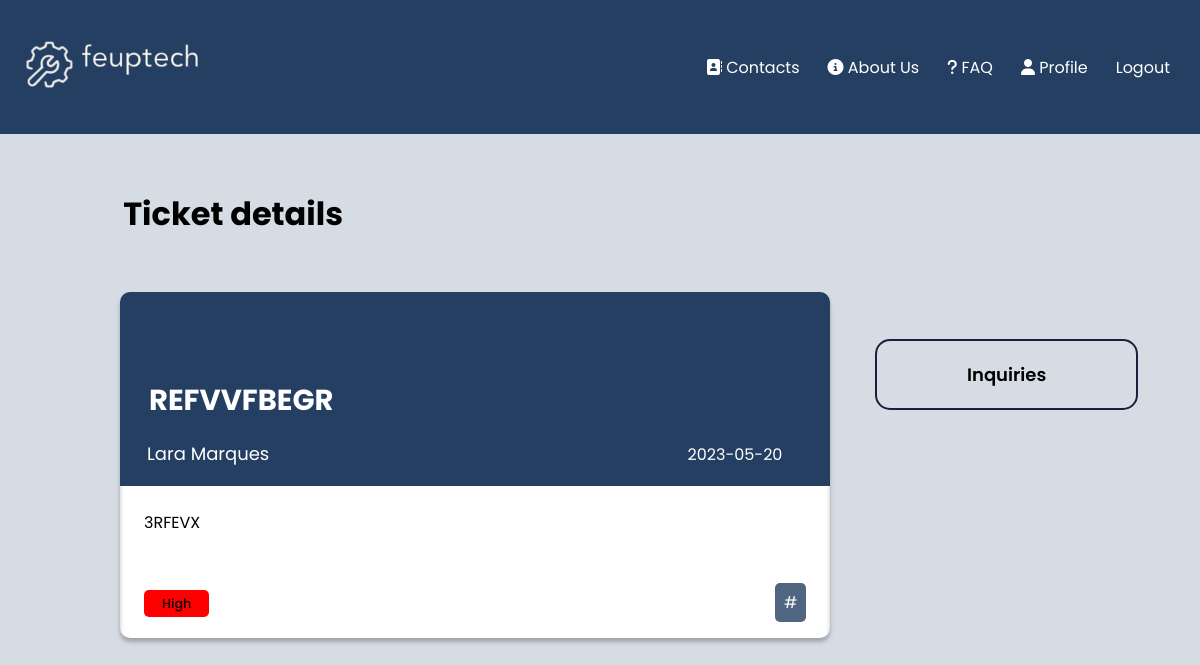
/pages/ticket_detail.php?ticket=1 (signed in), run on the app's committed database.
### tables this page shows
CREATE TABLE tickets(

    idTicket integer primary key AUTOINCREMENT,
    title text NOT NULL,
    description text,
    status text references Status(title),
    idAgent text references Agents(idAgent),
    idClient text references Clients(idClient),
    department text references department(title),
    priority text,
    hashtag text,
    date datetime
);

CREATE TABLE users(
    idUser integer primary key AUTOINCREMENT,
    email text UNIQUE,
    name text NOT NULL,
    username text UNIQUE NOT NULL,
    password text NOT NULL
);

### pages/ticket_detail.php (called while the page is built, shortened)
<?php
    require_once(__DIR__ . '/../database/connection.db.php');
    include '../database/ticket.class.php';
    include '../database/user.class.php';
    include '../utils/session.php';
    include '../templates/tickets.tpl.php';
    include '../templates/ticket_detail.tpl.php';
    $session = new Session();
    $db = getDatabaseConnection();
    $user = User::getUserWithId($db, $session->getID());
    $ticket = $user->getTicketWithID($db, $_GET['ticket']);
    drawTicketDetail($db, $ticket, $user);
?>

### database/ticket.class.php (called while the page is built, shortened)
<?php
     class Ticket{
        public string $priority;
        public function __construct(int $idTicket, string $title, string $status,
          string $description, string $department, string $priority, string $hashtag, string $date, string $idClient, int $idAgent){
            $this->idTicket = $idTicket;
            $this->title = $title;
            $this->description = $description;
            $this->priority = $priority;
            $this->date = $date;
            $this->idClient = $idClient;
        }
        public function getPriority(){
            return $this->priority;
        }
    }
?>

### database/user.class.php (called while the page is built, shortened)
<?php
     class User{
        public string $name;
        public function __construct(int $id, string $email, string $name, string $username){
            $this->name = $name;
        }
        public function getName(){
            return $this->name;
        }
        public function getTicketWithID($db, $id){
            $stmt = $db->prepare('SELECT idTicket, date, title, status, description, department, priority, idClient, idAgent, hashtag FROM tickets WHERE idTicket = ?');
            $stmt->execute([$id]);
            $ticketRows = $stmt->fetchAll(PDO::FETCH_ASSOC);
            $row = $ticketRows[0];
            $ticket = new Ticket(
                $row['idTicket'],
                $row['title'],
                $row['status'],
                $row['description'],
                $row['department'],
                $row['priority'],
                strval($row['hashtag']),
                $row['date'],
                $row['idClient'],
                intval($row['idAgent']),
            );
            return $ticket;
        }
        static function getUserWithID(PDO $db, int $id) : ?User {
            $stmt = $db->prepare('
                SELECT u.idUser, u.email, u.name, u.username
                FROM users u JOIN admins a ON u.idUser = a.idAdmin
                WHERE u.idUser = ?');
            $stmt->execute(array($id));
            $row = $stmt->fetch(PDO::FETCH_ASSOC);
            $stmt = $db->prepare('
                SELECT u.idUser, u.email, u.name, u.username
                FROM users u JOIN agents a ON u.idUser = a.idAgent
                WHERE u.idUser = ?');
            $stmt->execute(array($id));;
            $row = $stmt->fetch(PDO::FETCH_ASSOC);
            if ($row !== false) {
                return new Agent($row['idUser'], $row['email'], $row['name'], $row['username']);
            }
            return null;
            }
     }
?>

### utils/session.php (called while the page is built, shortened)
<?php
class Session{
      public function getID() : ?int {
        return isset($_SESSION['id']) ? $_SESSION['id'] : null;
      }
}
?>

### templates/ticket_detail.tpl.php (the view, shortened to what this page needs)
<?php function drawTicketDetail($db,Ticket $ticket, User $user) {
    $client = User::getUserWithId($db, $ticket->idClient);
    $name = "";
    if ($client) {
        $name = $client->getName();
    } else {
        $name = "Unknown User";
    }
    ?>
    <h1 class="details">Ticket details</h1>
        <main class = "all">
            <section class="box">
                <div class="content">
                    <h1 class="title"><?php echo $ticket->title ?></h1>
                    <div class ="try">
                        <h3 class="author"><?php echo $name?></h3>
                        <p class="date"><?php echo $ticket->date ?></p>
                    </div>
                </div>
                <p class="description"><?php echo $ticket->description ?></p>
                <div class = "end">
                    <p class="ticket-priority"><?php
                    $priority = $ticket->getPriority();
                    if ($priority === 'High') {
                              echo '<span class="high">' . $priority . '</span>';
                          } elseif ($priority === 'Medium') {
                              echo '<span class="medium">' . $priority . '</span>';
                          } elseif ($priority === 'Low') {
                              echo '<span class="low">' . $priority . '</span>';
                          }
                          ?></p>
                    <div class = "hashtags">
                        <p class="hashtag"><?php echo '#' . $ticket->hashtag ?></p>
                    </div>
                </div>
            </section>
            <section class="assign">
            <br>
                <a href="../pages/inquiries.php?ticket=<?php echo urlencode($ticket->idTicket) ?>"><button class="button-assign" role="button">Inquiries</button></a>
            </section>
        </main>
    </body>
</html>
<?php } ?>

### css/tickets_style.css (style rules this page uses)
body { font-family: 'Poppins'; background-color: #D5DCE3; }
.box { width: 100%; max-width: 1150px; margin: 5% auto; background-color: white; border-radius: 10px; display: flex; flex-direction: column; }
.ticket-priority { font-weight: 500; margin-right: 10px; }
.high { background-color: red; padding: 5px 18px; border-radius: 5px; font-size: 0.8em; }

### css/tickets_all.css (style rules this page uses)
body { font-family: 'Poppins'; background-color: #D5DCE3 }
h1 { margin-top: 3em; margin-left: 1.5em; }

### css/ticketsDetail_style.css (style rules this page uses)
body { font-family: 'Poppins'; background-color: #D5DCE3; }
.box { width: 60%; max-width: 1150px; margin-left: 7em; margin-top: 2em; margin-right: 0; background-color: white; border-radius: 10px; display: flex; flex-direction: column; box-shadow: 0px 4px 4px rgba(0, 0, 0, 0.25), inset 0px 4px 4px rgba(0, 0, 0, 0.25); }
.details { margin-top: 2em; margin-left: 3.6em; }
.all { display: flex; flex-direction: row; height: 100%; }
.button-assign { appearance: none; background-color: transparent; border: 2px solid #182139; border-radius: 15px; box-sizing: border-box; color: black; cursor: pointer; display: inline-block; font-size: 18px; font-weight: 600; font-family: 'Poppins'; line-height: normal; margin: 0; margin-top: 3em; min-height: 60px; min-width: 0; outline: none; padding: 20px 90px; text-align: center; text-decoration: none; transition: all 300ms cubic-bezier(.23, 1, 0.32, 1); user-select: none; -webkit-user-select: none; touch-action: manipulation; will-change: transform; width: 100%; align-self: start; }
.assign { margin-left: 45px; }
.title { margin-left: 1em; font-size: 29px; margin-bottom: 0em; }
.author { margin-left: 1.5em; font-weight: 400; font-size: large; }
.box p { margin-left: 1.5em; }
.date { position: relative; bottom: 2.7em; text-align: end; margin-right: 3em; }
.try { margin-bottom: -2.5em; }
.content { background-color: #243f61; color: white; border-radius: 10px 10px 0px 0px; }
.description { margin-bottom: 0; margin-top: 1.5em; margin-right: 1.5em; }
.end { display: flex; flex-direction: row; justify-content: space-between; align-items: center; margin-top: 2em; margin-right: 1.5em; }
.hashtags { display: flex; flex-wrap: wrap; gap: 0.5em; }
.hashtag { background-color: rgba(36, 63, 97, .8); padding: 7px 9px; color: white; border-radius: 5px; }

### data on the page
tickets: title "REFVVFBEGR", date "2023-05-20", description "3RFEVX", priority "High"
users: name "Lara Marques"
